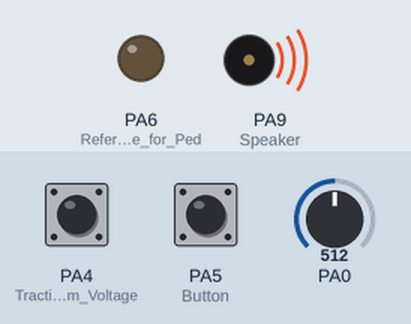
A sketch run on a simulated STM32 Blue Pill. Parts: output pins drawn as LEDs (lit = HIGH), buzzer (waves = sounding, pin HIGH). The test bench sets the inputs (shaded band); at power-on: PA0 = 512, PA4 (Tractive_System_Voltage) HIGH, PA5 (Button) HIGH. Pins used as bus, display or sensor lines are not drawn.

Above: at 2.3 s.
2.4 s: PA0 set to 458
7.4 s: PA0 set to 436
At 7.6 s:
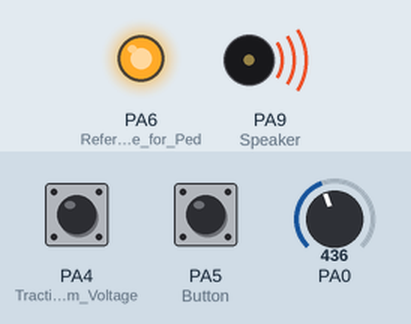
At 8.1 s:
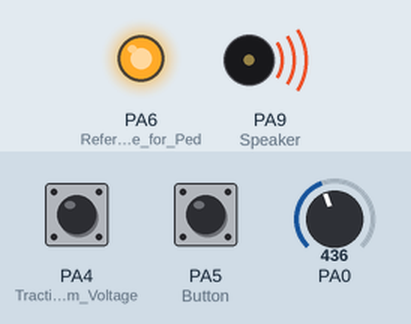
Timing chart, 0 to 16.9 s (numbered marks = the images above; inputs shaded):
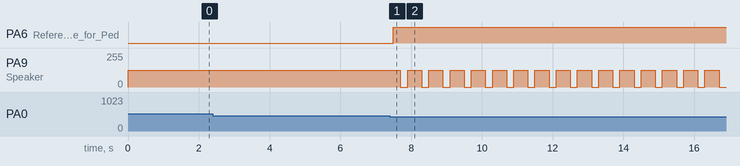

The sketch:

RTD_USEME.ino
```cpp
void setup() {
  pinMode(9, OUTPUT);       // Speaker (PWM Output)
  pinMode(4, INPUT_PULLUP); // Tractive System Voltage
  pinMode(5, INPUT_PULLUP); // Button
  pinMode(6, OUTPUT);       // Reference Voltage for Pedals (Inverted)
  pinMode(7, OUTPUT);       // Power Amplifier Enable Pin

  // Enable pin for power amplifier (always on)
  digitalWrite(7, HIGH);
}

void loop() {
  // (1) Retry if tractive voltage is not enabled
  if (digitalRead(4) == LOW) {
    digitalWrite(6, HIGH); // Disable pedal reference signal
    return; // Retry
  }

  // (2) Check if the button is enabled
  if (digitalRead(5) == HIGH) {
    // Send the brake reference voltage (enable brake read)
    digitalWrite(6, LOW);

    // (3) Check the brake pedal position (0-1023)
    if (analogRead(A0) > 450) {
      enablingBeep();
    }
    else {
      digitalWrite(6, HIGH); // Disable brake read if not ready to drive yet
      errorBeep();
    }
  }
}


void enablingBeep() {
  analogWrite(9, 127);
  delay(1500);
  analogWrite(9, 0);
}

void errorBeep() {
  analogWrite(9, 127);
  delay(200);
  analogWrite(9, 0);
  delay(200);
  analogWrite(9, 127);
  delay(200);
  analogWrite(9, 0);
}
```

Measured:
- the behaviour switches between 451 and 450 on PA0 (found by bisection; images 0 and 1)
- after the input at 7.4 s, PA6 (Reference_Voltage_for_Ped): LOW → HIGH after 0.10 s; PA9 (Speaker): alternates 127/255 for 0.40 s and 0/255 for 0.20 s, starting after 0.30 s
